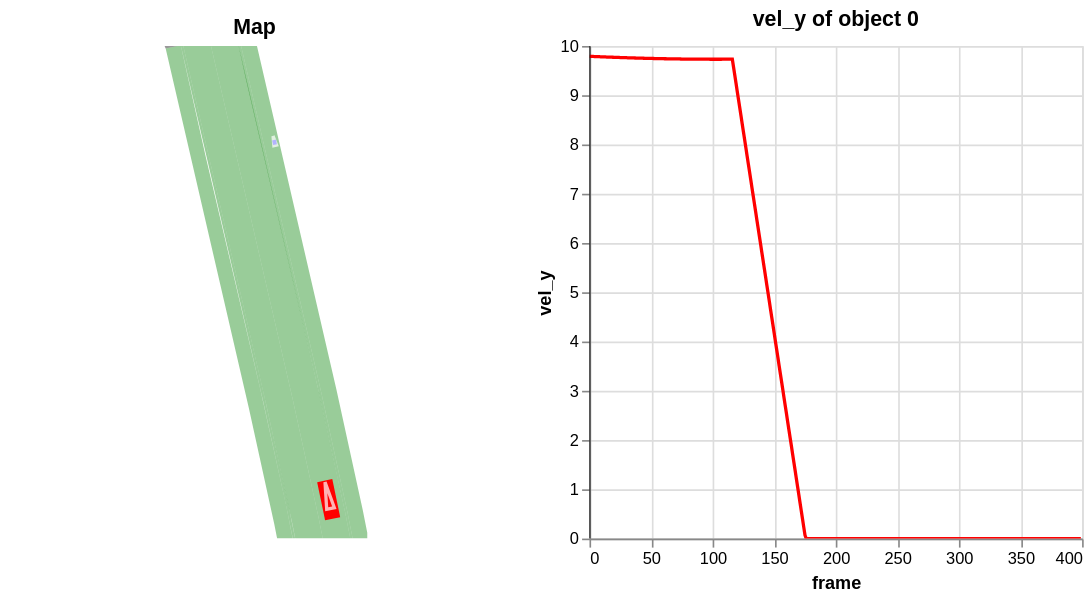

The cell this chart's notebook holds for it:
### Markdown cell above
### Plot using Altair
You can create interactive plots with [altair](https://altair-viz.github.io/) using `plot_altair` function of the recording. If using the the function in a non notebook environment use `import altair as alt; alt.renderers.enable("browser")` to enable blotting in a browser and call `.show()` on the resulting chart.

### Code cell
r.plot_altair(start_frame=0, end_frame=400, metric_column="vel_y", idx=0)

### Figure 1 — Vega-Lite specification as saved in the notebook (floating-point values rounded to 4 significant figures; data arrays with more than 128 entries replaced by an {"elided": "..."} marker saying what was removed)
{"config": {"view": {"continuousWidth": 300, "continuousHeight": 300}}, "hconcat": [{"layer": [{"data": {"name": "data-29b18f8df5fa83f31778688de3365ec5"}, "mark": {"type": "geoshape", "fillOpacity": 0, "filled": false, "opacity": 0}}, {"data": {"name": "data-80ccd569c7b9897dda1c774d7b2ac219"}, "mark": {"type": "geoshape", "fillOpacity": 0.4, "filled": true}, "encoding": {"color": {"condition": [{"test": {"equal": true, "field": "properties.on_intersection"}, "value": "black"}], "value": "green"}, "tooltip": [{"field": "properties.idx", "type": "nominal"}, {"field": "properties.type", "type": "ordinal"}, {"field": "properties.subtype", "type": "ordinal"}, {"field": "properties.on_intersection", "type": "ordinal"}]}}, {"data": {"name": "data-e593e46a9c0f05d711ca9eb712f7acb3"}, "mark": {"type": "geoshape"}, "encoding": {"color": {"condition": [{"test": {"equal": -1, "field": "properties.idx"}, "value": "red"}, {"test": {"equal": 0, "field": "properties.idx"}, "value": "red"}], "value": "blue"}, "tooltip": [{"field": "properties.idx", "type": "nominal"}, {"field": "properties.frame", "type": "nominal"}, {"field": "properties.type", "type": "ordinal"}]}, "transform": [{"filter": {"equal": {"expr": "param_69790c8177d60e7c"}, "field": "properties.frame"}}]}, {"data": {"name": "data-e52254f5a7ddd45b6661c21e3e33ff83"}, "mark": {"type": "point", "color": "white", "shape": "wedge", "strokeWidth": 2}, "encoding": {"angle": {"field": "deg", "scale": {"domain": [180, -180], "range": [-90, 270]}, "type": "quantitative"}, "latitude": {"field": "y", "type": "quantitative"}, "longitude": {"field": "x", "type": "quantitative"}, "size": {"field": "size", "legend": null, "type": "quantitative"}, "tooltip": [{"field": "idx", "type": "nominal"}, {"field": "frame", "type": "nominal"}, {"field": "type", "type": "ordinal"}]}, "transform": [{"filter": {"equal": {"expr": "param_69790c8177d60e7c"}, "field": "frame"}}]}], "projection": {"reflectY": true, "type": "identity"}, "title": "Map"}, {"layer": [{"data": {"name": "data-2931ee100fc66251f876f1fdfe0587a7"}, "mark": {"type": "line", "tooltip": true}, "encoding": {"color": {"value": "red"}, "x": {"field": "frame", "type": "quantitative"}, "y": {"field": "vel_y", "type": "quantitative"}}, "name": "view_51566748295a34f6_1", "title": "vel_y of object 0"}, {"data": {"name": "empty"}, "mark": {"type": "rule"}, "encoding": {"x": {"scale": {"domain": [0, 399]}, "type": "quantitative", "datum": {"expr": "param_69790c8177d60e7c"}}}}]}], "params": [{"name": "param_1e9efca18e7a2868", "select": {"type": "interval", "encodings": ["x", "y"]}, "bind": "scales", "views": ["view_51566748295a34f6_1"]}, {"name": "param_69790c8177d60e7c", "bind": {"input": "range", "max": 399, "min": 0, "name": "frame", "step": 1}, "value": 0}], "$schema": "https://vega.github.io/schema/vega-lite/v6.4.1.json", "datasets": {"data-29b18f8df5fa83f31778688de3365ec5": [{"type": "Feature", "geometry": {"type": "Polygon", "coordinates": [[[47.74, -12.69], [47.74, -74.92], [18.44, -74.92], [18.44, -12.69], [47.74, -12.69]]]}, "properties": {}}], "data-80ccd569c7b9897dda1c774d7b2ac219": [{"type": "Feature", "geometry": {"type": "Polygon", "coordinates": [[[31.05, -11.09], [41.46, -56.1], [44.84, -71.58], [45.49, -74.88], [41.92, -74.88], [41.38, -72.14], [38.03, -56.82], [27.45, -11.09], [31.05, -11.09]]]}, "properties": {"idx": 0, "type": "DRIVING", "subtype": "NORMAL", "on_intersection": false}}, {"type": "Feature", "geometry": {"type": "Polygon", "coordinates": [[[31.35, -11.09], [41.75, -56.05], [45.14, -71.54], [45.8, -74.88], [45.49, -74.88], [44.84, -71.6], [41.23, -55.12], [31.96, -15.37], [31.03, -11.09], [31.35, -11.09]]]}, "properties": {"idx": 1, "type": "NONDRIVING", "subtype": "BORDER", "on_intersection": false}}, {"type": "Feature", "geometry": {"type": "Polygon", "coordinates": [[[33.41, -11.09], [43.71, -55.63], [47.11, -71.21], [47.7, -74.18], [47.7, -74.88], [45.8, -74.88], [45.14, -71.54], [41.75, -56.05], [31.35, -11.09], [33.41, -11.09]]]}, "properties": {"idx": 2, "type": "NONDRIVING", "subtype": "SIDEWALK", "on_intersection": false}}, {"type": "Feature", "geometry": {"type": "Polygon", "coordinates": [[[38.36, -74.88], [37.93, -72.71], [34.6, -57.54], [23.86, -11.09], [27.45, -11.09], [38.03, -56.82], [41.38, -72.14], [41.92, -74.88], [38.36, -74.88]]]}, "properties": {"idx": 3, "type": "DRIVING", "subtype": "NORMAL", "on_intersection": false}}, {"type": "Feature", "geometry": {"type": "Polygon", "coordinates": [[[38.04, -74.88], [37.22, -70.78], [34.16, -56.94], [23.55, -11.09], [23.86, -11.09], [34.45, -56.87], [37.51, -70.72], [38.35, -74.88], [38.04, -74.88]]]}, "properties": {"idx": 4, "type": "NONDRIVING", "subtype": "BORDER", "on_intersection": false}}, {"type": "Feature", "geometry": {"type": "Polygon", "coordinates": [[[36.01, -74.88], [35.65, -73.07], [32.35, -58.01], [21.58, -11.41], [23.07, -11.09], [23.55, -11.09], [26.75, -25.33], [33.79, -55.34], [37.19, -70.65], [38.03, -74.88], [36.01, -74.88]]]}, "properties": {"idx": 5, "type": "NONDRIVING", "subtype": "SIDEWALK", "on_intersection": false}}, {"type": "Feature", "geometry": {"type": "Polygon", "coordinates": []}, "properties": {"idx": 6, "type": "DRIVING", "subtype": "NORMAL", "on_intersection": false}}, {"type": "Feature", "geometry": {"type": "Polygon", "coordinates": []}, "properties": {"idx": 7, "type": "NONDRIVING", "subtype": "BORDER", "on_intersection": false}}, {"type": "Feature", "geometry": {"type": "Polygon", "coordinates": []}, "properties": {"idx": 8, "type": "NONDRIVING", "subtype": "SIDEWALK", "on_intersection": false}}, {"type": "Feature", "geometry": {"type": "Polygon", "coordinates": []}, "properties": {"idx": 9, "type": "DRIVING", "subtype": "NORMAL", "on_intersection": false}}, {"type": "Feature", "geometry": {"type": "Polygon", "coordinates": []}, "properties": {"idx": 10, "type": "NONDRIVING", "subtype": "BORDER", "on_intersection": false}}, {"type": "Feature", "geometry": {"type": "Polygon", "coordinates": []}, "properties": {"idx": 11, "type": "NONDRIVING", "subtype": "SIDEWALK", "on_intersection": false}}, {"type": "Feature", "geometry": {"type": "Polygon", "coordinates": []}, "properties": {"idx": 12, "type": "DRIVING", "subtype": "NORMAL", "on_intersection": false}}, {"type": "Feature", "geometry": {"type": "Polygon", "coordinates": []}, "properties": {"idx": 13, "type": "NONDRIVING", "subtype": "BORDER", "on_intersection": false}}, {"type": "Feature", "geometry": {"type": "Polygon", "coordinates": []}, "properties": {"idx": 14, "type": "NONDRIVING", "subtype": "SIDEWALK", "on_intersection": false}}, {"type": "Feature", "geometry": {"type": "Polygon", "coordinates": []}, "properties": {"idx": 15, "type": "DRIVING", "subtype": "NORMAL", "on_intersection": false}}, {"type": "Feature", "geometry": {"type": "Polygon", "coordinates": []}, "properties": {"idx": 16, "type": "NONDRIVING", "subtype": "BORDER", "on_intersection": false}}, {"type": "Feature", "geometry": {"type": "Polygon", "coordinates": []}, "properties": {"idx": 17, "type": "NONDRIVING", "subtype": "SIDEWALK", "on_intersection": false}}, {"type": "Feature", "geometry": {"type": "Polygon", "coordinates": []}, "properties": {"idx": 18, "type": "DRIVING", "subtype": "NORMAL", "on_intersection": false}}, {"type": "Feature", "geometry": {"type": "Polygon", "coordinates": []}, "properties": {"idx": 19, "type": "NONDRIVING", "subtype": "BORDER", "on_intersection": false}}, {"type": "Feature", "geometry": {"type": "Polygon", "coordinates": []}, "properties": {"idx": 20, "type": "NONDRIVING", "subtype": "SIDEWALK", "on_intersection": false}}, {"type": "Feature", "geometry": {"type": "Polygon", "coordinates": []}, "properties": {"idx": 21, "type": "DRIVING", "subtype": "NORMAL", "on_intersection": false}}, {"type": "Feature", "geometry": {"type": "Polygon", "coordinates": []}, "properties": {"idx": 22, "type": "NONDRIVING", "subtype": "BORDER", "on_intersection": false}}, {"type": "Feature", "geometry": {"type": "Polygon", "coordinates": []}, "properties": {"idx": 23, "type": "NONDRIVING", "subtype": "SIDEWALK", "on_intersection": false}}, {"type": "Feature", "geometry": {"type": "Polygon", "coordinates": []}, "properties": {"idx": 24, "type": "INTERSECTION", "subtype": "NORMAL", "on_intersection": true}}, {"type": "Feature", "geometry": {"type": "Polygon", "coordinates": []}, "properties": {"idx": 25, "type": "INTERSECTION", "subtype": "NORMAL", "on_intersection": true}}, {"type": "Feature", "geometry": {"type": "Polygon", "coordinates": []}, "properties": {"idx": 26, "type": "INTERSECTION", "subtype": "BORDER", "on_intersection": true}}, {"type": "Feature", "geometry": {"type": "Polygon", "coordinates": []}, "properties": {"idx": 27, "type": "INTERSECTION", "subtype": "SIDEWALK", "on_intersection": true}}, {"type": "Feature", "geometry": {"type": "Polygon", "coordinates": []}, "properties": {"idx": 28, "type": "INTERSECTION", "subtype": "NORMAL", "on_intersection": true}}, {"type": "Feature", "geometry": {"type": "Polygon", "coordinates": []}, "properties": {"idx": 29, "type": "INTERSECTION", "subtype": "NORMAL", "on_intersection": true}}, {"type": "Feature", "geometry": {"type": "Polygon", "coordinates": []}, "properties": {"idx": 30, "type": "INTERSECTION", "subtype": "BORDER", "on_intersection": true}}, {"type": "Feature", "geometry": {"type": "Polygon", "coordinates": []}, "properties": {"idx": 31, "type": "INTERSECTION", "subtype": "SIDEWALK", "on_intersection": true}}, {"type": "Feature", "geometry": {"type": "Polygon", "coordinates": []}, "properties": {"idx": 32, "type": "INTERSECTION", "subtype": "NORMAL", "on_intersection": true}}, {"type": "Feature", "geometry": {"type": "Polygon", "coordinates": []}, "properties": {"idx": 33, "type": "INTERSECTION", "subtype": "NORMAL", "on_intersection": true}}, {"type": "Feature", "geometry": {"type": "Polygon", "coordinates": []}, "properties": {"idx": 34, "type": "INTERSECTION", "subtype": "NORMAL", "on_intersection": true}}, {"type": "Feature", "geometry": {"type": "Polygon", "coordinates": []}, "properties": {"idx": 35, "type": "INTERSECTION", "subtype": "BORDER", "on_intersection": true}}, {"type": "Feature", "geometry": {"type": "Polygon", "coordinates": [[[23.08, -11.09], [21.58, -11.41], [21.44, -11.09], [23.08, -11.09]]]}, "properties": {"idx": 36, "type": "INTERSECTION", "subtype": "SIDEWALK", "on_intersection": true}}, {"type": "Feature", "geometry": {"type": "Polygon", "coordinates": []}, "properties": {"idx": 37, "type": "INTERSECTION", "subtype": "NORMAL", "on_intersection": true}}, {"type": "Feature", "geometry": {"type": "Polygon", "coordinates": []}, "properties": {"idx": 38, "type": "INTERSECTION", "subtype": "NORMAL", "on_intersection": true}}, {"type": "Feature", "geometry": {"type": "Polygon", "coordinates": []}, "properties": {"idx": 39, "type": "INTERSECTION", "subtype": "NORMAL", "on_intersection": true}}, {"type": "Feature", "geometry": {"type": "Polygon", "coordinates": []}, "properties": {"idx": 40, "type": "INTERSECTION", "subtype": "NORMAL", "on_intersection": true}}, {"type": "Feature", "geometry": {"type": "Polygon", "coordinates": []}, "properties": {"idx": 41, "type": "INTERSECTION", "subtype": "NORMAL", "on_intersection": true}}, {"type": "Feature", "geometry": {"type": "Polygon", "coordinates": []}, "properties": {"idx": 42, "type": "INTERSECTION", "subtype": "BORDER", "on_intersection": true}}, {"type": "Feature", "geometry": {"type": "Polygon", "coordinates": []}, "properties": {"idx": 43, "type": "INTERSECTION", "subtype": "SIDEWALK", "on_intersection": true}}], "data-e593e46a9c0f05d711ca9eb712f7acb3": {"elided": "800 records"}, "data-e52254f5a7ddd45b6661c21e3e33ff83": {"elided": "800 records"}, "data-2931ee100fc66251f876f1fdfe0587a7": {"elided": "400 records"}, "empty": [{}]}}
